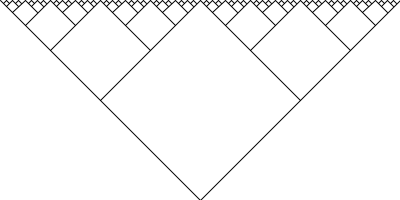
Frame 1 (no input)
Frame 60 (the mouse pressed at the canvas centre just before this capture): identical to frame 1, image omitted
Frame 120 (the mouse held since frame 60 and released just before this capture): identical to frame 1, image omitted

The Processing sketch that drew this single still picture (run headless with seeded random() and noise(); from frame 60 on, the mouse is pressed at the canvas centre):

// Processing sketch: fractal
// ── fractal.pde
void setup(){
  size(400,200);
 
}
void draw(){
  background(255);
  stroke(0);
  line(0,0,200,200);
  line(200,200,400,0);
  branch(width/2,height);
}

void branch(float x,float y){
  line(x,0,x-y/2,y/2);
  line(x,0,x+y/2,y/2);
  if(y>10){
    branch(x-y/2,y/2);
    branch(x+y/2,y/2); 
  }
}
